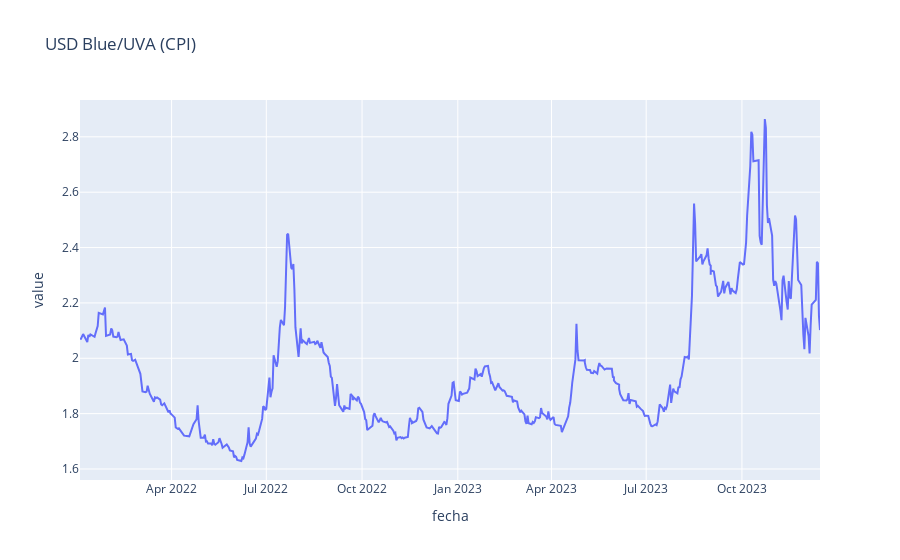

Here is the notebook cell this chart was saved with:
### Code cell
fig = px.line(uva_usd_df, x="fecha", y=["usd_en_uva"], title='USD Blue/UVA (CPI)')
fig.update_layout(showlegend=False)
fig.show()

### Figure 1 — Plotly figure (JSON) as saved in the notebook; plotly's stock layout.template omitted (floating-point values rounded to 4 significant figures; data arrays with more than 128 entries replaced by an {"elided": "..."} marker saying what was removed)
{"data": [{"hovertemplate": "variable=usd_en_uva<br>fecha=%{x}<br>value=%{y}<extra></extra>", "legendgroup": "usd_en_uva", "line": {"color": "#636efa", "dash": "solid"}, "marker": {"symbol": "circle"}, "mode": "lines", "name": "usd_en_uva", "orientation": "v", "showlegend": true, "x": {"elided": "773 str values"}, "xaxis": "x", "y": {"elided": "773 float values"}, "yaxis": "y", "type": "scatter"}], "layout": {"xaxis": {"anchor": "y", "domain": [0, 1], "title": {"text": "fecha"}}, "yaxis": {"anchor": "x", "domain": [0, 1], "title": {"text": "value"}}, "legend": {"title": {"text": "variable"}, "tracegroupgap": 0}, "title": {"text": "USD Blue/UVA (CPI)"}, "showlegend": false}}
